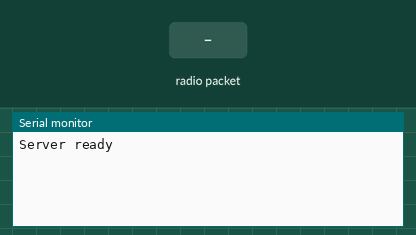
Bench run of a program on a simulated Arduino Leonardo, built with avr-gcc and run on an emulated ATmega32U4. On the bench: the last lines printed to the serial monitor. The test bench sets the inputs (shaded band). No radio packets arrive unless stated.

Above: at 1.2 s.
1.3 s: radio packet "1" arrives
At 1.9 s:
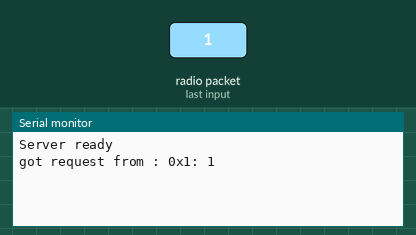
2.8 s: radio packet "0" arrives
At 4.0 s:
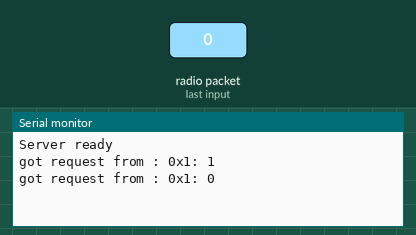
4.3 s: radio packet "2" arrives
At 5.4 s:
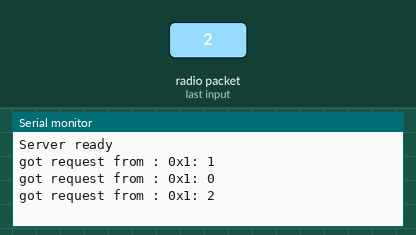

Measured:
- after the input at 1.3 s, the serial monitor: prints a new line at once (image 1)
- after the input at 2.8 s, the serial monitor: prints a new line at once (image 2)
- after the input at 4.3 s, the serial monitor: prints a new line at once (image 3)

The program:

main.cpp
```cpp
// rf95_reliable_datagram_server.pde
#include <RHReliableDatagram.h>
#include <RH_RF95.h>
#include <SPI.h>

#define CLIENT_ADDRESS 1
#define SERVER_ADDRESS 2

// ✅ FIX 1: Define the correct pins for the Feather 32u4
#define RFM95_CS  8
#define RFM95_INT 7
#define RFM95_RST 4

// ✅ FIX 2: Must match the frequency defined in the client!
#define RF95_FREQ 915.0   // or 434.0 — must be identical on both boards

// ✅ FIX 3: Pass CS and INT pins to the driver
RH_RF95 driver(RFM95_CS, RFM95_INT);

RHReliableDatagram manager(driver, SERVER_ADDRESS);

void setup()
{
  // ✅ FIX 4: Manually reset the radio before init
  pinMode(RFM95_RST, OUTPUT);
  digitalWrite(RFM95_RST, HIGH);
  delay(10);
  digitalWrite(RFM95_RST, LOW);
  delay(10);
  digitalWrite(RFM95_RST, HIGH);
  delay(10);

  Serial.begin(9600);
  while (!Serial);

  if (!manager.init())
    Serial.println("init failed");

  // ✅ FIX 5: Set frequency explicitly — must match client
  if (!driver.setFrequency(RF95_FREQ)) {
    Serial.println("setFrequency failed");
    while (1);
  }

  // ✅ FIX 6: Set TX power using PA_BOOST pin (correct for Feather)
  driver.setTxPower(20, false);

  Serial.println("Server ready");
}

uint8_t data[] = "And hello back to you";
uint8_t buf[RH_RF95_MAX_MESSAGE_LEN];

void loop()
{
  if (manager.available())
  {
    uint8_t len = sizeof(buf);
    uint8_t from;
    if (manager.recvfromAck(buf, &len, &from))
    {
      Serial.print("got request from : 0x");
      Serial.print(from, HEX);
      Serial.print(": ");
      Serial.println((char*)buf);

      if (!manager.sendtoWait(data, sizeof(data), from))
        Serial.println("sendtoWait failed");
    }
  }
}
```
